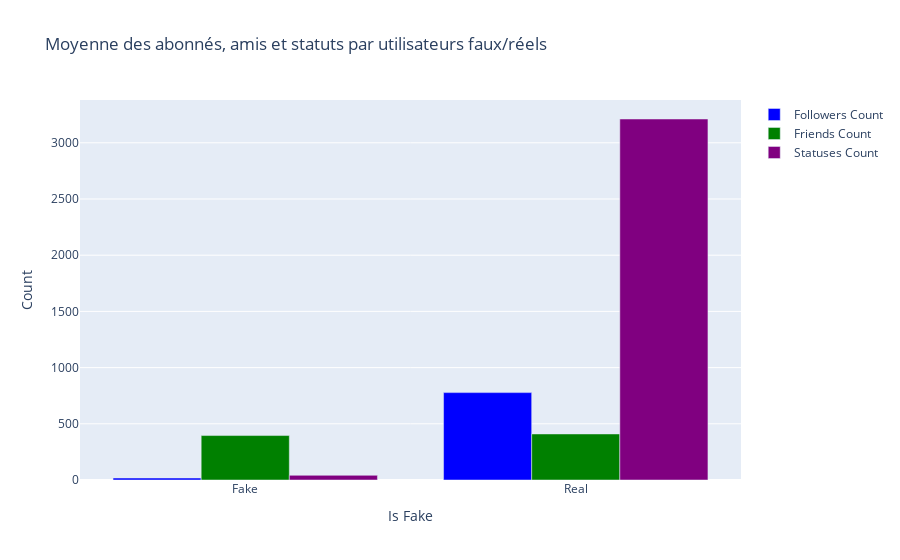

Here is the notebook cell this chart was saved with:
### Code cell
import plotly.graph_objects as go

# Create bar plots for each metric
fig_combined = go.Figure()

fig_combined.add_trace(go.Bar(
    x=['Fake', 'Real'],  # Assuming 'y_train' contains values like 'Fake' and 'Real'
    y=[X_train[y_train == 1]['followers_count'].mean(), 
       X_train[y_train == 0]['followers_count'].mean()],
    name='Followers Count',
    marker_color='blue'
))

fig_combined.add_trace(go.Bar(
    x=['Fake', 'Real'],
    y=[X_train[y_train == 1]['friends_count'].mean(), 
       X_train[y_train == 0]['friends_count'].mean()],
    name='Friends Count',
    marker_color='green'
))

fig_combined.add_trace(go.Bar(
    x=['Fake', 'Real'],
    y=[X_train[y_train == 1]['statuses_count'].mean(), 
       X_train[y_train== 0]['statuses_count'].mean()],
    name='Statuses Count',
    marker_color='purple'
))

# Update layout
fig_combined.update_layout(
    title='Moyenne des abonnés, amis et statuts par utilisateurs faux/réels',
    xaxis_title='Is Fake',
    yaxis_title='Count',
    barmode='group'
)

fig_combined.show()

### Figure 1 — Plotly figure (JSON) as saved in the notebook; plotly's stock layout.template omitted (floating-point values rounded to 4 significant figures)
{"data": [{"marker": {"color": "blue"}, "name": "Followers Count", "type": "bar", "x": ["Fake", "Real"], "y": [17.29, 777.4]}, {"marker": {"color": "green"}, "name": "Friends Count", "type": "bar", "x": ["Fake", "Real"], "y": [395.4, 409.6]}, {"marker": {"color": "purple"}, "name": "Statuses Count", "type": "bar", "x": ["Fake", "Real"], "y": [41.67, 3212.0]}], "layout": {"barmode": "group", "title": {"text": "Moyenne des abonnés, amis et statuts par utilisateurs faux/réels"}, "xaxis": {"title": {"text": "Is Fake"}}, "yaxis": {"title": {"text": "Count"}}}}
